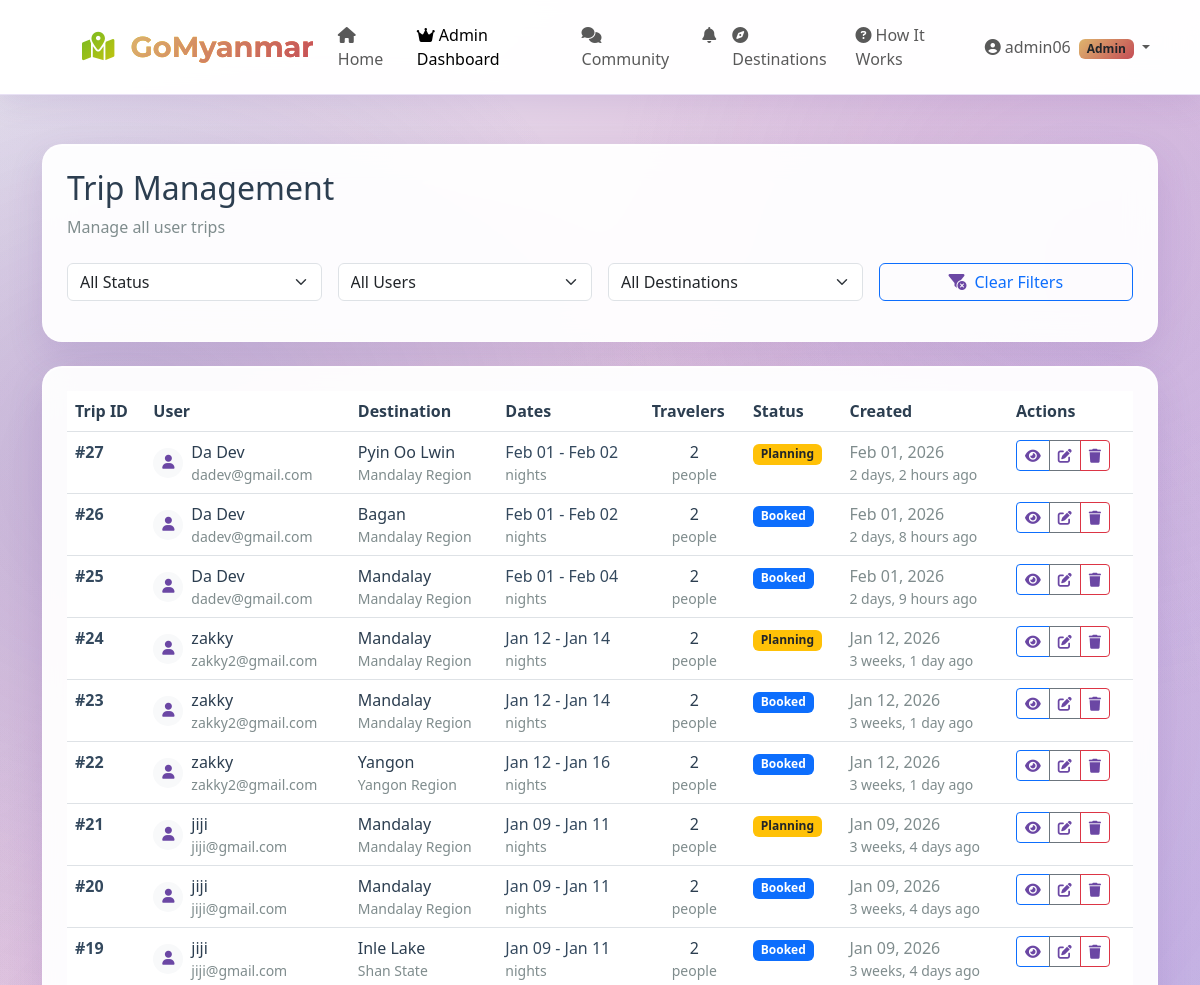
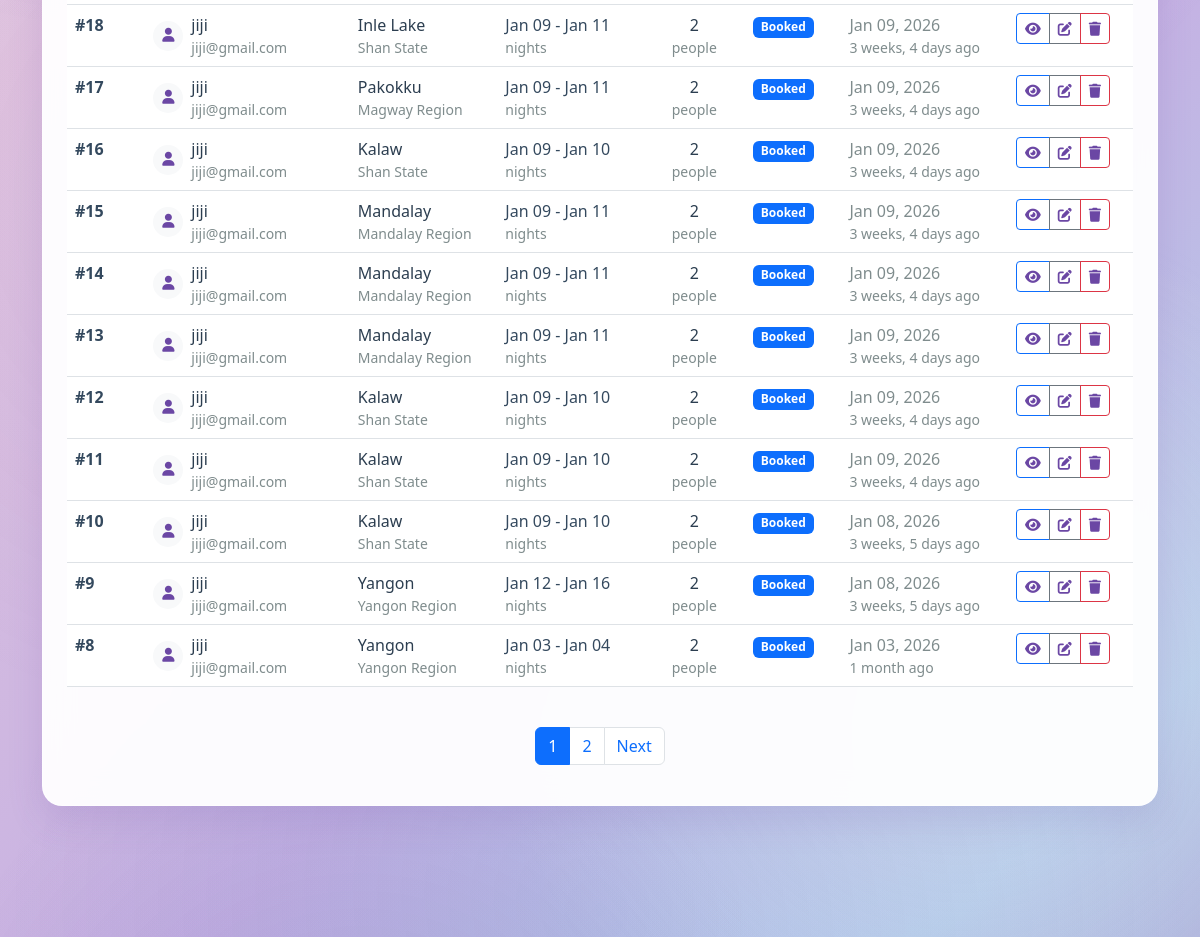
The app's page /users/admin/trips/ (signed in, upper part), older data (2 pictures, top to bottom).
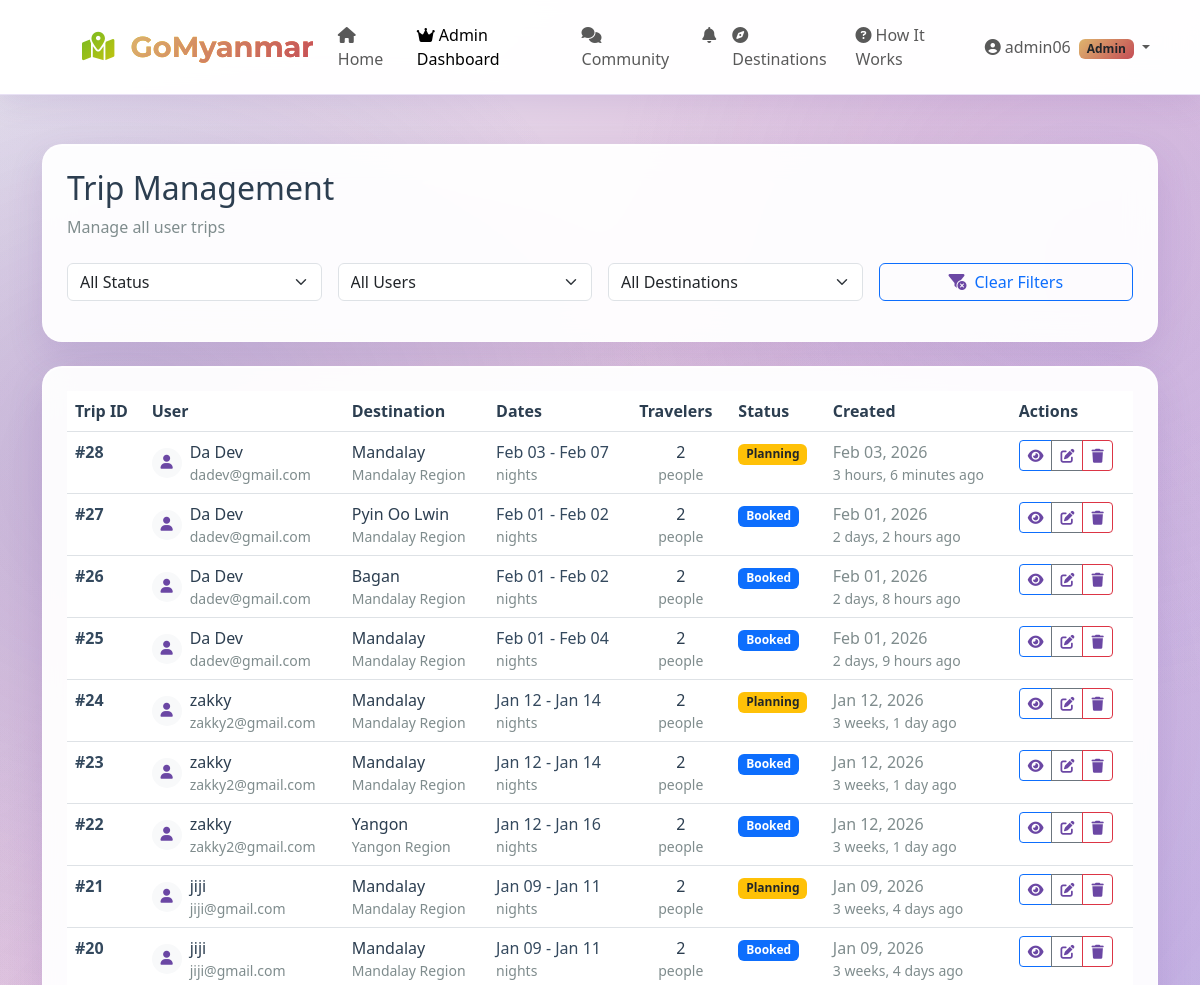
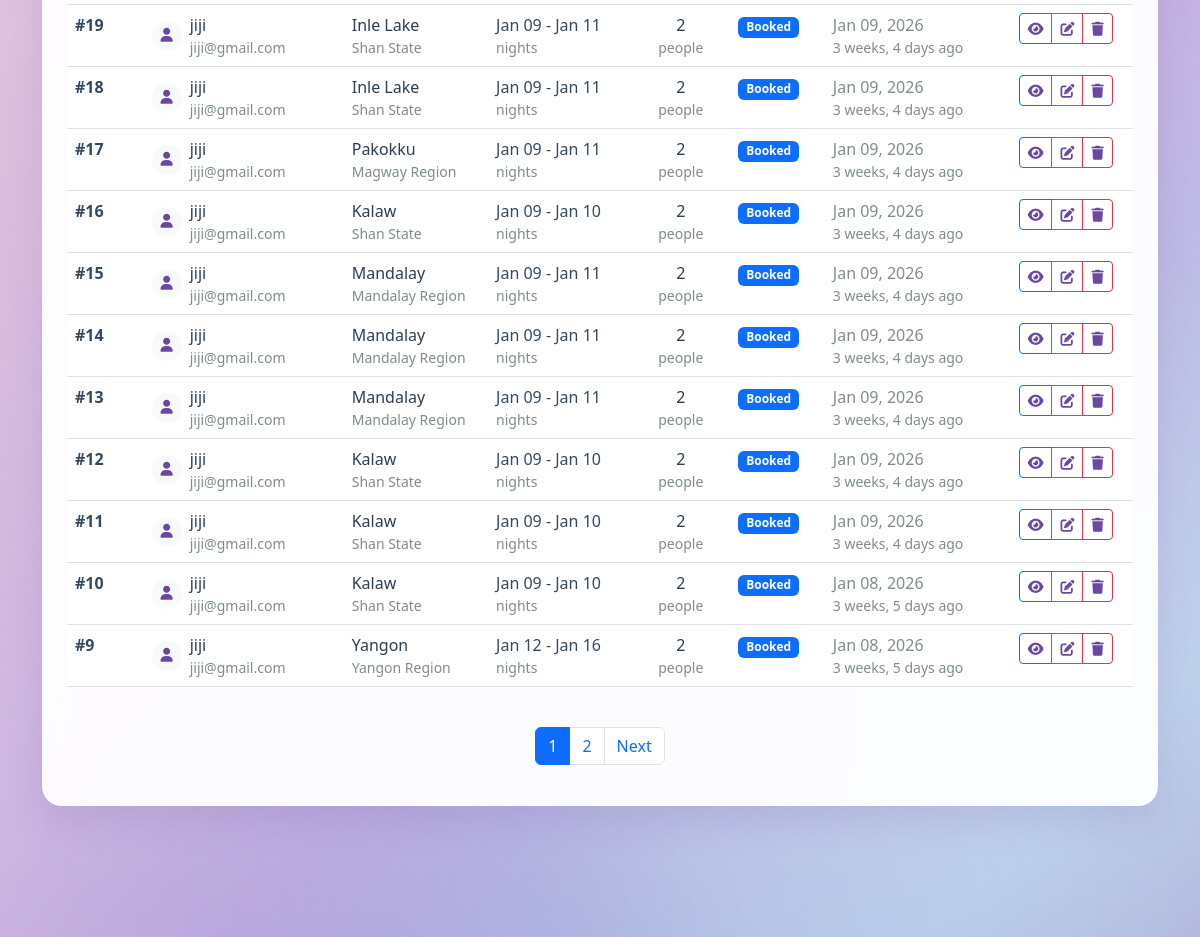
The same page, newer data (2 pictures, top to bottom).
### planner/models.py (models this page shows, shortened)
class TripPlan(models.Model):
    user = models.ForeignKey(User, on_delete=models.CASCADE, related_name='trips')
    origin = models.ForeignKey(
        Destination,
        on_delete=models.CASCADE,
        related_name='departing_trips',
        verbose_name='From',
        default=1
    )
    destination = models.ForeignKey(Destination, on_delete=models.CASCADE, related_name='arriving_trips', verbose_name='To')
    start_date = models.DateField()
    end_date = models.DateField()
    travelers = models.IntegerField(default=1)
    budget_range = models.CharField(max_length=20, choices=[
        ('low', 'Budget'),
        ('medium', 'Medium'),
        ('high', 'Luxury'),
    ])
    accommodation_type = models.CharField(max_length=20, blank=True)
    selected_hotel = models.ForeignKey(Hotel, on_delete=models.SET_NULL, null=True, blank=True)
    transportation_preference = models.CharField(max_length=20, blank=True)
    selected_transport = models.JSONField(default=dict, blank=True)
    status = models.CharField(max_length=20, default='draft', choices=[
        ('draft', 'Draft'),
        ('planning', 'Planning'),
        ('booked', 'Booked'),
        ('completed', 'Completed'),
        ('cancelled', 'Cancelled'),
    ])
    notes = models.TextField(blank=True)
    created_at = models.DateTimeField(auto_now_add=True)
    updated_at = models.DateTimeField(auto_now=True)
    class Meta:
        ordering = ['-created_at']

class Destination(models.Model):
    name = models.CharField(max_length=100)
    region = models.CharField(max_length=100)
    type = models.CharField(max_length=50, choices=[
        ('city', 'City'),
        ('town', 'Town'),
        ('attraction', 'Attraction'),
        ('state', 'State'),
        ('region', 'Region'),
        ('union_territory', 'Union Territory')
    ])
    latitude = models.DecimalField(max_digits=9, decimal_places=6, null=True, blank=True)
    longitude = models.DecimalField(max_digits=9, decimal_places=6, null=True, blank=True)
    description = models.TextField(blank=True)
    image = models.ImageField(upload_to='destinations/', blank=True, null=True)
    is_active = models.BooleanField(default=True)
    created_at = models.DateTimeField(auto_now_add=True)
    updated_at = models.DateTimeField(auto_now=True)
    default_airlines = models.ManyToManyField(Airline, blank=True,
        help_text="Default airlines for this destination")
    class Meta:
        ordering = ['name']

### users/models.py (models this page shows, shortened)
class CustomUser(AbstractUser):
    USER_TYPE_CHOICES = (
        ('user', 'User'),
        ('admin', 'Admin'),
    )
    username = models.CharField(
        _('username'),
        max_length=150,
        unique=False,  # CHANGED: This allows duplicate usernames
        help_text=_('Required. 150 characters or fewer. Letters, digits and @/./+/-/_ only.'),
    )
    email = models.EmailField(
        _('email address'),
        unique=True,  # CHANGED: Email must be unique
        error_messages={
            'unique': _("A user with that email already exists."),
        },
    )
    USERNAME_FIELD = 'email'  # Login with email
    REQUIRED_FIELDS = ['username']  # Username is still required but not for login
    objects = CustomUserManager()
    user_type = models.CharField(max_length=20, choices=USER_TYPE_CHOICES, default='user')
    profile_picture = models.ImageField(upload_to='profile_pics/', blank=True, null=True)
    bio = models.TextField(blank=True)
    phone_number = models.CharField(max_length=20, blank=True)
    location = models.CharField(max_length=100, blank=True)
    followers = models.ManyToManyField('self', symmetrical=False, related_name='following', blank=True)
    class Meta:
        verbose_name = _('user')
        verbose_name_plural = _('users')
        ordering = ['email', 'username']
    def is_admin_user(self):
        return self.user_type == 'admin' or self.is_staff or self.is_superuser

### users/views_admin.py (the view)
# urls.py: path('admin/trips/', views_admin.AdminTripListView.as_view(), name='admin_trip_list'),
class AdminTripListView(LoginRequiredMixin, AdminRequiredMixin, ListView):
    model = TripPlan
    template_name = 'users/admin_trip_list.html'
    context_object_name = 'trips'
    paginate_by = 20
    def get_queryset(self):
        queryset = TripPlan.objects.select_related('user', 'destination').order_by('-created_at')
        search = self.request.GET.get('search', '')
        if search:
            queryset = queryset.filter(
                Q(user__username__icontains=search) |
                Q(destination__name__icontains=search)
            )
        status = self.request.GET.get('status', '')
        if status:
            queryset = queryset.filter(status=status)
        return queryset
    def get_context_data(self, **kwargs):
        context = super().get_context_data(**kwargs)
        context['all_users'] = CustomUser.objects.all()
        context['destinations'] = Destination.objects.all()
        context['status_choices'] = [
            ('draft', 'Draft'),
            ('planning', 'Planning'),
            ('booked', 'Booked'),
            ('completed', 'Completed'),
        ]
        return context

### planner/context_processors.py (called while the page is built)
def leaflet_config(request):
    return {
        'LEAFLET_CONFIG': settings.LEAFLET_CONFIG,
        'USE_GOOGLE_MAPS': False,
        'MAP_PROVIDER': 'leaflet'
    }

### posts/context_processors.py (called while the page is built)
def notifications_context(request):
    context = {}
    if request.user.is_authenticated:
        try:
            unread_count = Notification.objects.filter(
                recipient=request.user,
                is_read=False
            ).count()
            context['unread_notifications'] = unread_count
        except:
            context['unread_notifications'] = 0
    return context

### users/views_admin.py (called while the page is built)
def is_admin(user):
    return user.is_superuser or user.groups.filter(name='Admin').exists() or getattr(user, 'user_type', None) == 'admin'

    def test_func(self):
        return is_admin(self.request.user)

### templates/users/admin_trip_list.html (shortened to what the changed rows need)
{% extends 'base.html' %}
{% block content %}
<div class="container py-5 mt-5">
    <div class="card-glass p-4 mb-4">
        <div class="d-flex justify-content-between align-items-center mb-4">
            <div>
                <h2 class="mb-2" style="color: #2c3e50;">Trip Management</h2>
            </div>
        </div>
    </div>
    <div class="card-glass p-4">
        <div class="table-responsive">
            <table class="table table-hover">
                <thead>
                    <tr>
                        <th style="color: #2c3e50;">Trip ID</th>
                        <th style="color: #2c3e50;">User</th>
                        <th style="color: #2c3e50;">Destination</th>
                        <th style="color: #2c3e50;">Dates</th>
                        <th style="color: #2c3e50;">Travelers</th>
                        <th style="color: #2c3e50;">Status</th>
                        <th style="color: #2c3e50;">Created</th>
                        <th style="color: #2c3e50;">Actions</th>
                    </tr>
                </thead>
                <tbody>
                    {% for trip in trips %}
                    <tr>
                        <td style="color: #34495e;">
                            <strong>#{{ trip.id }}</strong>
                        </td>
                        <td>
                            <div class="d-flex align-items-center">
                                <div class="rounded-circle bg-light d-flex align-items-center justify-content-center me-2"
                                     style="width: 30px; height: 30px;">
                                    <i class="fas fa-user text-gray fa-sm"></i>
                                </div>
                                <div>
                                    <div style="color: #2c3e50;">{{ trip.user.username }}</div>
                                    <div class="text-gray small">{{ trip.user.email }}</div>
                                </div>
                            </div>
                        </td>
                        <td style="color: #2c3e50;">
                            {{ trip.destination.name }}
                            <div class="text-gray small">{{ trip.destination.region }}</div>
                        </td>
                        <td style="color: #34495e;">
                            {{ trip.start_date|date:"M d" }} - {{ trip.end_date|date:"M d" }}
                            <div class="text-gray small">
                                {% widthratio trip.end_date|timeuntil:trip.start_date 1 1 as nights %}
                                {{ nights }} night{% if nights != 1 %}s{% endif %}
                            </div>
                        </td>
                        <td style="color: #2c3e50; text-align: center;">
                            {{ trip.travelers }}
                            <div class="text-gray small">
                                {% if trip.travelers == 1 %}person{% else %}people{% endif %}
                            </div>
                        </td>
                        <td>
                            {% if trip.status == 'completed' %}
                            <span class="badge bg-success">Completed</span>
                            {% elif trip.status == 'booked' %}
                            <span class="badge bg-primary">Booked</span>
                            {% elif trip.status == 'planning' %}
                            <span class="badge bg-warning text-dark">Planning</span>
                            {% else %}
                            <span class="badge bg-secondary">Draft</span>
                            {% endif %}
                        </td>
                        <td style="color: #7f8c8d;">
                            {{ trip.created_at|date:"M d, Y" }}
                            <div class="text-gray small">{{ trip.created_at|timesince }} ago</div>
                        </td>
                        <td>
                            <div class="btn-group" role="group">
                                <a href="#" class="btn btn-sm btn-outline-primary view-trip-btn"
                                   data-trip-id="{{ trip.id }}">
                                    <i class="fas fa-eye"></i>
                                </a>
                                <a href="#" class="btn btn-sm btn-outline-secondary">
                                    <i class="fas fa-edit"></i>
                                </a>
                                <button class="btn btn-sm btn-outline-danger delete-trip-btn"
                                        data-trip-id="{{ trip.id }}">
                                    <i class="fas fa-trash"></i>
                                </button>
                            </div>
                        </td>
                    </tr>
                    {% endfor %}
                </tbody>
            </table>
        </div>
        {% if is_paginated %}
        <nav aria-label="Page navigation" class="mt-4">
            <ul class="pagination justify-content-center">
                {% for num in page_obj.paginator.page_range %}
                {% if page_obj.number == num %}
                <li class="page-item active"><span class="page-link">{{ num }}</span></li>
                {% else %}
                <li class="page-item">
                    <a class="page-link" href="?page={{ num }}{% for key, value in request.GET.items %}{% if key != 'page' %}&{{ key }}={{ value }}{% endif %}{% endfor %}">
                        {{ num }}
                    </a>
                </li>
                {% endif %}
                {% endfor %}
            </ul>
        </nav>
        {% endif %}
    </div>
</div>
{% endblock %}

Row changes from the older to the newer data that the page shows:
no longer on this page (row unchanged): TripPlan: id "8", user.username "jiji", user.email "jiji@gmail.com", destination.name "Yangon", destination.region "Yangon Region", start_date "Jan 03", end_date "Jan 04", travelers "2", shows "people", status "Booked", created_at "Jan 03, 2026", created_at "1 month"
added TripPlan: id "28", user.username "Da Dev", user.email "dadev@gmail.com", destination.name "Mandalay", destination.region "Mandalay Region", start_date "Feb 03", end_date "Feb 07", travelers "2", shows "people", status "Planning", created_at "Feb 03, 2026", created_at "3 hours, 6 minutes"
changed TripPlan "2 days, 2 hours": status "Planning" → "Booked"
